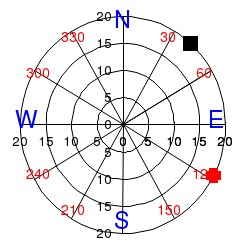

This chart was generated by the following gnuplot code:
set terminal jpeg size 250,250 font 'Arial,10'
set output 'phasedata.jpg'
set autoscale
unset border
set polar
set angles degrees
set xtics axis
set ytics axis
set xtics scale 0
set ytics scale 0
set label "E" at 18.500000,0.000000 center font "Arial,18" textcolor "blue"
set label "60" at 16.021470,9.250000 center font "Arial,11" textcolor "red"
set label "30" at 9.250000,16.021470 center font "Arial,11" textcolor "red"
set label "N" at 0.000000,18.500000 center font "Arial,18" textcolor "blue"
set label "330" at -9.250000,16.021470 center font "Arial,11" textcolor "red"
set label "300" at -16.021470,9.250000 center font "Arial,11" textcolor "red"
set label "W" at -18.500000,0.000000 center font "Arial,18" textcolor "blue"
set label "240" at -16.021470,-9.250000 center font "Arial,11" textcolor "red"
set label "210" at -9.250000,-16.021470 center font "Arial,11" textcolor "red"
set label "S" at -0.000000,-18.500000 center font "Arial,18" textcolor "blue"
set label "150" at 9.250000,-16.021470 center font "Arial,11" textcolor "red"
set label "120" at 16.021470,-9.250000 center font "Arial,11" textcolor "red"
set grid polar lw 1 lt -1
plot "phasedata.dat" lw 9 lt rgb "red" notitle, "phasedata2.dat" lw 9 lt rgb "black" notitle
exit 0